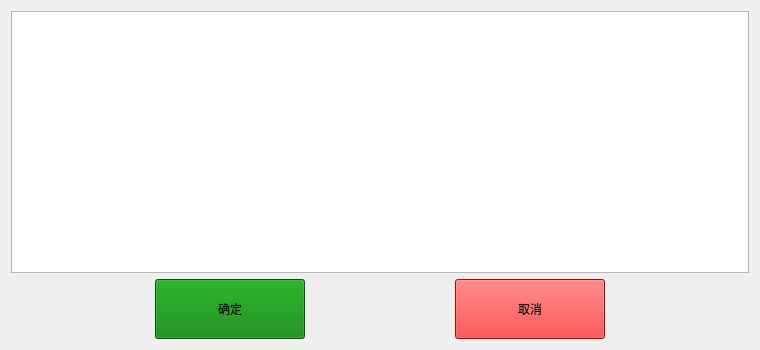
<?xml version="1.0" encoding="UTF-8"?>
<ui version="4.0">
 <class>DialogSetSpecify</class>
 <widget class="QDialog" name="DialogSetSpecify">
  <property name="geometry">
   <rect>
    <x>0</x>
    <y>0</y>
    <width>760</width>
    <height>350</height>
   </rect>
  </property>
  <property name="windowTitle">
   <string>指定斗</string>
  </property>
  <property name="styleSheet">
   <string notr="true">QScrollBar:vertical {
width: 40px;
}
QScrollBar::handle:vertical {
min-height: 40px;
}

QScrollBar:horizontal {
height: 40px;
}
QScrollBar::handle:horizontal {
min-width: 40px;
}
</string>
  </property>
  <layout class="QVBoxLayout" name="verticalLayout">
   <item>
    <widget class="QListWidget" name="listWidget">
     <property name="editTriggers">
      <set>QAbstractItemView::NoEditTriggers</set>
     </property>
     <property name="selectionMode">
      <enum>QAbstractItemView::MultiSelection</enum>
     </property>
     <property name="movement">
      <enum>QListView::Static</enum>
     </property>
     <property name="viewMode">
      <enum>QListView::IconMode</enum>
     </property>
    </widget>
   </item>
   <item>
    <layout class="QHBoxLayout" name="horizontalLayout">
     <item>
      <widget class="QPushButton" name="OK">
       <property name="sizePolicy">
        <sizepolicy hsizetype="Fixed" vsizetype="Fixed">
         <horstretch>0</horstretch>
         <verstretch>0</verstretch>
        </sizepolicy>
       </property>
       <property name="minimumSize">
        <size>
         <width>150</width>
         <height>60</height>
        </size>
       </property>
       <property name="focusPolicy">
        <enum>Qt::NoFocus</enum>
       </property>
       <property name="styleSheet">
        <string notr="true">background: green;</string>
       </property>
       <property name="text">
        <string>确定</string>
       </property>
       <property name="shortcut">
        <string>Return</string>
       </property>
      </widget>
     </item>
     <item>
      <widget class="QPushButton" name="Cancel">
       <property name="sizePolicy">
        <sizepolicy hsizetype="Fixed" vsizetype="Fixed">
         <horstretch>0</horstretch>
         <verstretch>0</verstretch>
        </sizepolicy>
       </property>
       <property name="minimumSize">
        <size>
         <width>150</width>
         <height>60</height>
        </size>
       </property>
       <property name="focusPolicy">
        <enum>Qt::NoFocus</enum>
       </property>
       <property name="styleSheet">
        <string notr="true">background: red;</string>
       </property>
       <property name="text">
        <string>取消</string>
       </property>
       <property name="shortcut">
        <string>Esc</string>
       </property>
      </widget>
     </item>
    </layout>
   </item>
  </layout>
 </widget>
 <resources/>
 <connections/>
</ui>
